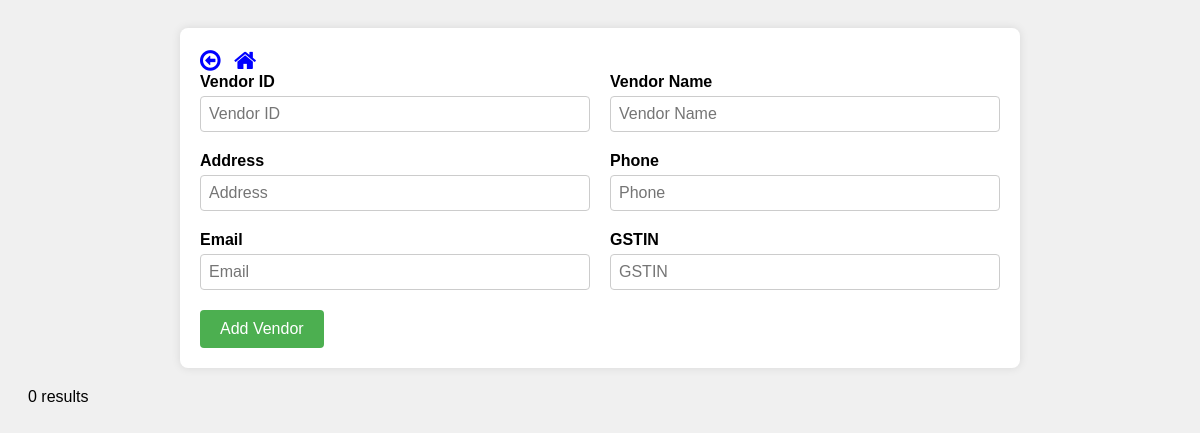
/receipt/vendors.php (signed in), run on an earlier commit of the app's database.
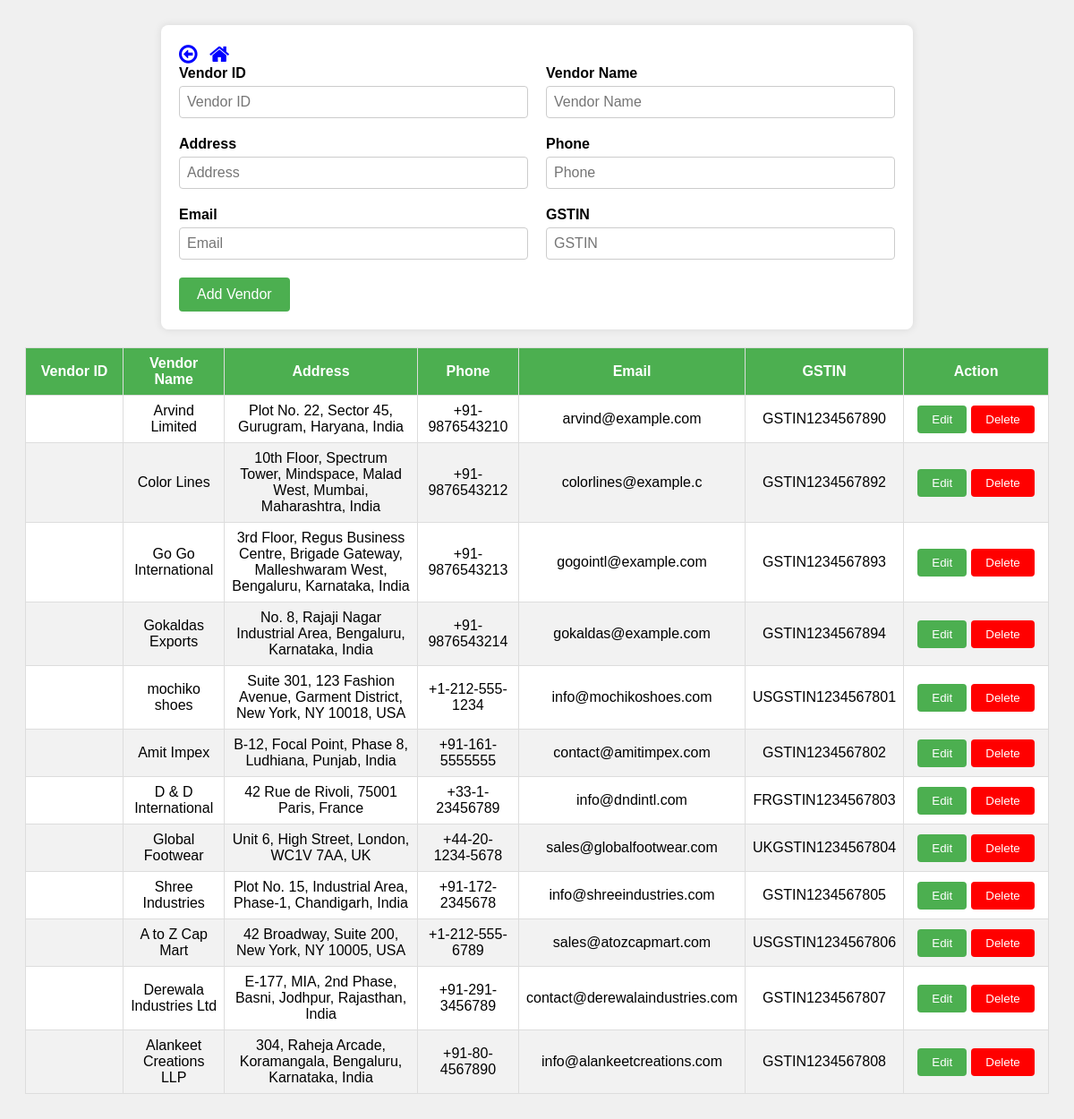
And on a later commit of the database.
### tables this page shows
CREATE TABLE `vendors` (
  `id` int(11) NOT NULL,
  `name` varchar(100) NOT NULL,
  `address` text DEFAULT NULL,
  `phone` varchar(50) DEFAULT NULL,
  `email` varchar(50) DEFAULT NULL,
  `gst` varchar(20) DEFAULT NULL
);

### receipt/vendors.php (the view, shortened to what this page needs)
<?php
include('../Includes/connection.php');
$query = "SELECT * FROM vendors";
$result = $conn->query($query);
?>
<!DOCTYPE html>
<html lang="en">
<head>
    <link rel="stylesheet" href="https://cdnjs.cloudflare.com/ajax/libs/font-awesome/4.7.0/css/font-awesome.min.css">
</head>
<body>
<div class="container">
<a href="#" onclick="window.history.back(); return false;"><i style="font-size:24px;color:blue" class="fa">&#xf190;</i></a>
        <a href="index.php"><i style="font-size:24px;color:blue" class="fa">&#xf015;</i></a>
    <form id="vendorForm" method="POST" action="add_vendor.php">
        <div class="form-row">
            <div class="form-group">
                <label for="vendor_id">Vendor ID</label>
                <input type="text" id="vendor_id" name="vendor_id" placeholder="Vendor ID" required>
            </div>
            <div class="form-group">
                <label for="vendor_name">Vendor Name</label>
                <input type="text" id="vendor_name" name="vendor_name" placeholder="Vendor Name" required>
            </div>
        </div>
        <div class="form-row">
            <div class="form-group">
                <label for="address">Address</label>
                <input type="text" id="address" name="address" placeholder="Address" required>
            </div>
            <div class="form-group">
                <label for="phone">Phone</label>
                <input type="tel" id="phone" name="phone" placeholder="Phone" pattern="[0-9]{10}" title="Please enter 10 digits" required>
            </div>
        </div>
        <div class="form-row">
            <div class="form-group">
                <label for="email">Email</label>
                <input type="email" id="email" name="email" placeholder="Email" pattern="^[a-zA-Z0-9._%+-]+@[A-Za-z0-9.-]+\.[A-Za-z]{2,}$" title="Please enter a valid email address" required>
            </div>
            <div class="form-group">
                <label for="gstin">GSTIN</label>
                <input type="text" id="gstin" name="gstin" placeholder="GSTIN" required>
            </div>
        </div>
        <input type="submit" id="submitButton" value="Add Vendor">
    </form>
</div>
<?php
if ($result->num_rows > 0) {
    echo '<table>';
    echo '<thead>';
    echo '<tr>';
    echo '<th>Vendor ID</th>';
    echo '<th>Vendor Name</th>';
    echo '<th style="width:20%">Address</th>';
    echo '<th>Phone</th>';
    echo '<th>Email</th>';
    echo '<th>GSTIN</th>';
    echo '<th style="width:15%">Action</th>';
    echo '</tr>';
    echo '</thead>';
    echo '<tbody>';
    while ($row = $result->fetch_assoc()) {
        echo '<tr>';
        echo '<td>' . htmlspecialchars($row["vendor_id"]) . '</td>';
        echo '<td>' . htmlspecialchars($row["name"]) . '</td>';
        echo '<td>' . htmlspecialchars($row["address"]) . '</td>';
        echo '<td>' . htmlspecialchars($row["phone"]) . '</td>';
        echo '<td>' . htmlspecialchars($row["email"]) . '</td>';
        echo '<td>' . htmlspecialchars($row["gst"]) . '</td>';
        echo '<td class="button-container">';
        echo '<button class="edit-button" onclick="openEditModal(\'' . htmlspecialchars($row["vendor_id"]) . '\', \'' . htmlspecialchars($row["name"]) . '\', \'' . htmlspecialchars($row["address"]) . '\', \'' . htmlspecialchars($row["phone"]) . '\', \'' . htmlspecialchars($row["email"]) . '\', \'' . htmlspecialchars($row["gst"]) . '\')">Edit</button>';
        echo '<form action="delete_vendor.php" method="POST" style="display: inline; margin-left: 5px;">';
        echo '<button type="submit" class="delete-button" onclick="return confirm(\'Are you sure you want to delete this vendor?\')">Delete</button>';
        echo '</form>';
        echo '</td>';
        echo '</tr>';
    }
    echo '</tbody>';
    echo '</table>';
} else {
    echo "0 results";
}
?>
</body>
</html>

### receipt/vendors.php (style rules this page uses)
body { font-family: Arial, sans-serif; background-color: #f0f0f0; padding: 20px; }
.container { max-width: 800px; margin: auto; background: #fff; padding: 20px; border-radius: 8px; box-shadow: 0 0 10px rgba(0,0,0,0.1); margin-bottom: 20px; }
.form-row { display: flex; justify-content: space-between; margin-bottom: 20px; }
.form-row .form-group { flex-basis: calc(50% - 10px); }
.form-row .form-group label { font-weight: bold; display: block; margin-bottom: 5px; }
.form-row .form-group input, .form-row .form-group select { width: 100%; padding: 8px; font-size: 16px; border: 1px solid #ccc; border-radius: 4px; box-sizing: border-box; }
input[type="submit"] { background-color: #4CAF50; color: white; padding: 10px 20px; border: none; border-radius: 4px; cursor: pointer; font-size: 16px; }
table { width: 100%; border-collapse: collapse; margin-top: 20px; background-color: #fff; }
th, td { border: 1px solid #ddd; padding: 8px; text-align: center; }
th { background-color: #4caf50; color: #fff; width: 10%; }
tbody tr:nth-child(even) { background-color: #f2f2f2; }
.edit-button { background-color: #4CAF50; color: white; padding: 8px 16px; border: none; cursor: pointer; border-radius: 4px; transition: background-color 0.3s ease; }
.delete-button { background-color: red; color: white; padding: 8px 16px; border: none; cursor: pointer; border-radius: 4px; transition: background-color 0.3s ease; }
.button-container { text-align: center; }

What changed in the data, as far as the page shows it:
added vendors: name "Arvind Limited", address "Plot No. 22, Sector 45, Gurugram, Haryana, India", phone "+91-9876543210", email "arvind@example.com", gst "GSTIN1234567890"
added vendors: name "Color Lines", address "10th Floor, Spectrum Tower, Mindspace, Malad West, Mumbai, Maharashtra, India", phone "+91-9876543212", email "colorlines@example.c", gst "GSTIN1234567892"
added vendors: name "Go Go International", address "3rd Floor, Regus Business Centre, Brigade Gateway, Malleshwaram West, Bengaluru, Karnataka, India", phone "+91-9876543213", email "gogointl@example.com", gst "GSTIN1234567893"
added vendors: name "Gokaldas Exports", address "No. 8, Rajaji Nagar Industrial Area, Bengaluru, Karnataka, India", phone "+91-9876543214", email "gokaldas@example.com", gst "GSTIN1234567894"
added vendors: name "mochiko shoes", address "Suite 301, 123 Fashion Avenue, Garment District, New York, NY 10018, USA", phone "+1-212-555-1234", email "info@mochikoshoes.com", gst "USGSTIN1234567801"
added vendors: name "Amit Impex", address "B-12, Focal Point, Phase 8, Ludhiana, Punjab, India", phone "+91-161-5555555", email "contact@amitimpex.com", gst "GSTIN1234567802"
added vendors: name "D & D International", address "42 Rue de Rivoli, 75001 Paris, France", phone "+33-1-23456789", email "info@dndintl.com", gst "FRGSTIN1234567803"
added vendors: name "Global Footwear", address "Unit 6, High Street, London, WC1V 7AA, UK", phone "+44-20-1234-5678", email "sales@globalfootwear.com", gst "UKGSTIN1234567804"
added vendors: name "Shree Industries", address "Plot No. 15, Industrial Area, Phase-1, Chandigarh, India", phone "+91-172-2345678", email "info@shreeindustries.com", gst "GSTIN1234567805"
added vendors: name "A to Z Cap Mart", address "42 Broadway, Suite 200, New York, NY 10005, USA", phone "+1-212-555-6789", email "sales@atozcapmart.com", gst "USGSTIN1234567806"
added vendors: name "Derewala Industries Ltd", address "E-177, MIA, 2nd Phase, Basni, Jodhpur, Rajasthan, India", phone "+91-291-3456789", email "contact@derewalaindustries.com", gst "GSTIN1234567807"
added vendors: name "Alankeet Creations LLP", address "304, Raheja Arcade, Koramangala, Bengaluru, Karnataka, India", phone "+91-80-4567890", email "info@alankeetcreations.com", gst "GSTIN1234567808"
Also different on the page:
text no longer shown: "0 results"
text now shown: "Vendor ID Vendor Name Address Phone Email GSTIN Action"
